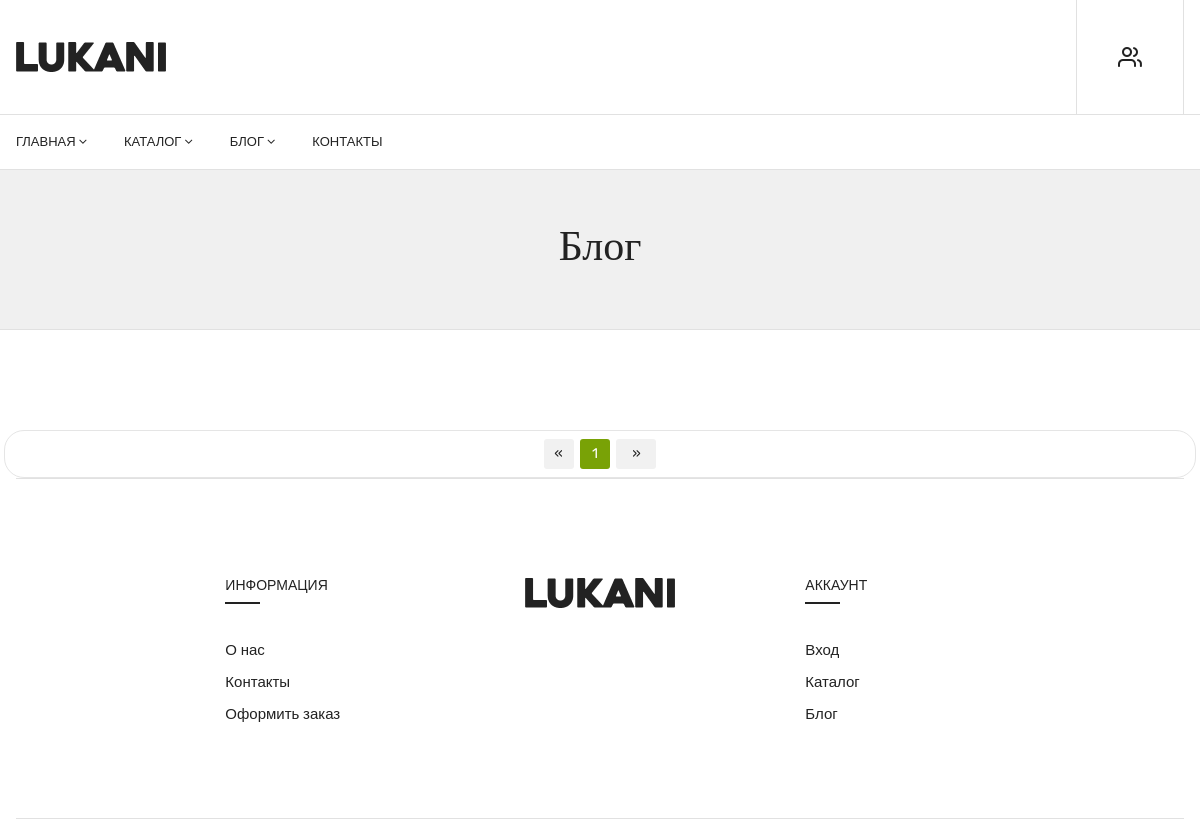
The page /blog/posts/ on the database as committed earlier.
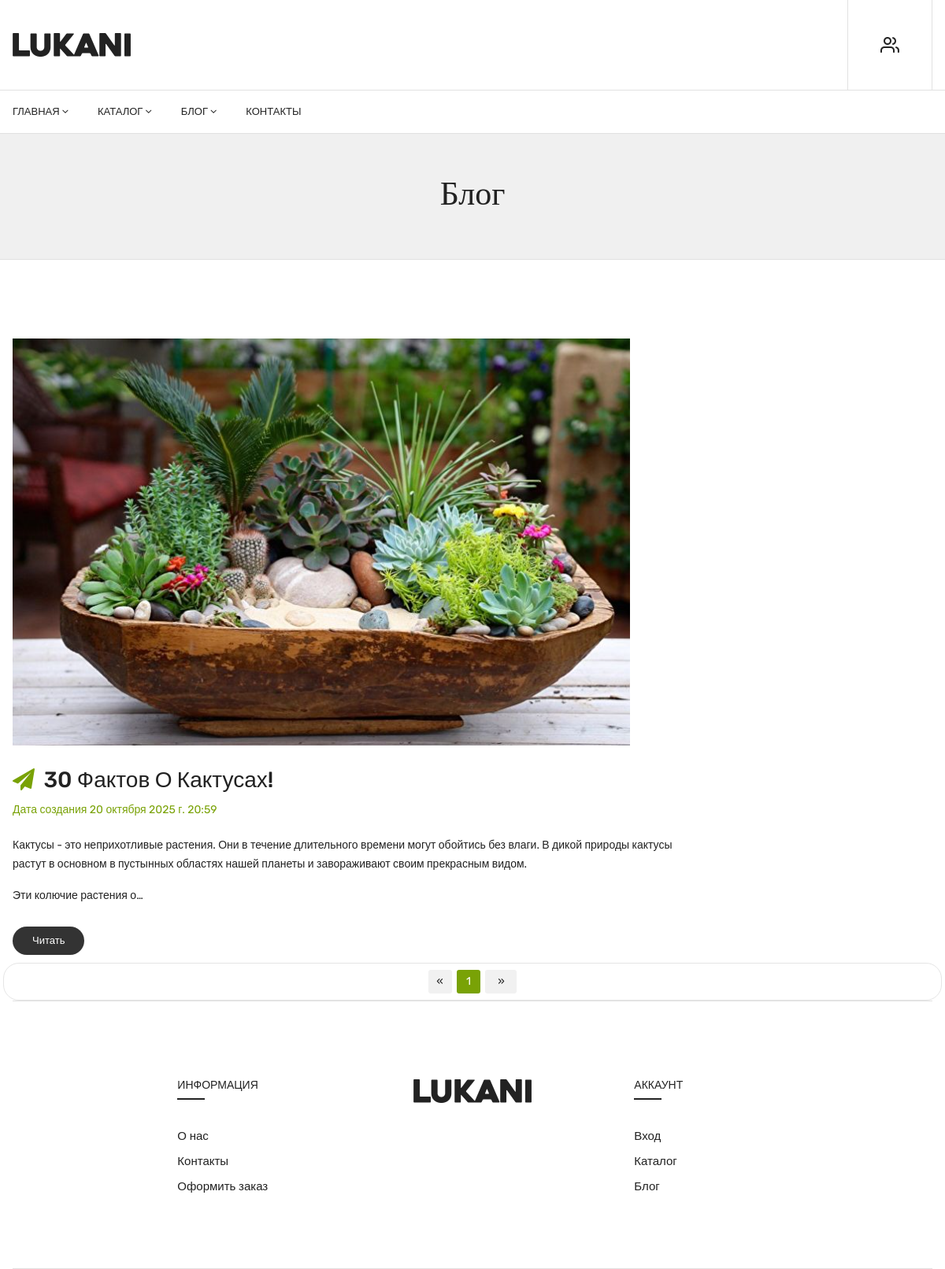
The same page on the database as committed later.
### blog/models.py (models this page shows, shortened)
class Posts(models.Model):
    title = models.CharField(max_length=100)
    content = models.TextField(null=True,blank=True)
    image = models.ImageField(null=True,blank=True,upload_to='projects/%Y/%m/%d/')
    created = models.DateTimeField(auto_now_add=True)
    class Meta:
        verbose_name = "Пост"
        verbose_name_plural = "Посты"
        ordering = ['-created']

### blog/views.py (the view)
# urls.py: path('posts/', views.posts, name='menu.posts'),
def posts(request):
    posts = Posts.objects.all()
    page = request.GET.get('page')
    results = 3
    paginator = Paginator(posts, results)
    try:
        posts = paginator.page(page)
    except PageNotAnInteger:
        page = 1
        posts = paginator.page(page)
    except EmptyPage:
        page = paginator.num_pages
        posts = paginator.page(page)
    left_index = int(page) - 3
    if left_index < 1:
        left_index = 1
    right_index = int(page) + 4
    if right_index > paginator.num_pages:
        right_index = paginator.num_pages + 1
    custom_range = range(left_index, right_index)
    context = {'posts':posts, 'custom_range': custom_range, 'paginator': paginator}
    return render(request, 'blog/blog_post.html', context)

### blog/templates/blog/blog_post.html (shortened to what the changed rows need)
{% extends 'menu/index.html' %}
{% load static %}
{% block content %}
    <div class="blog_page_section blog_fullwidth mt-100">
        <div class="container">
            <div class="row">
                <div class="col-lg-9 col-md-12">
                    <div class="blog_wrapper">
                        {% for post in posts %}
                            <article class="single_blog">
                                <figure>
                                    <div class="blog_thumb">
                                        {% if post.image %}
                                            <a href="{% url 'post_detail' pk=post.pk %}"><img src="{{ post.image.url }}"
                                                                                              alt=""></a>
                                        {% else %}
                                            <img src="{% static 'img/default.jpg' %}" alt="Нет изображения">
                                        {% endif %}
                                    </div>
                                    <figcaption class="blog_content">
                                        <h4 class="post_title">
                                            <a href="{% url 'post_detail' pk=post.pk %}"><i
                                                    class="fa fa-paper-plane"></i>
                                                {{ post.title }}
                                            </a>
                                        </h4>
                                        <div class="blog_meta">
                                            <p><a href="#">Дата создания</a> <a>{{ post.created }}</a></p>
                                        </div>
                                        <p class="post_desc">{{ post.content|safe|truncatechars:250 }}</p>
                                        <footer class="btn_more" style="margin-bottom: 10px;">
                                            <a href="{% url 'post_detail' pk=post.pk %}"> Читать </a>
                                        </footer>
                                    </figcaption>
                                </figure>
                            </article>
                        {% endfor %}
                    </div>
                </div>
            <div class="shop_toolbar t_bottom" style="border-radius:20px">
                        <div class="pagination" >
                            <ul>
                                {% if posts.has_previous %}
                                    <li class="prev">
                                        <a href="?page={{ postss.previous_page_number }}">«</a>
                                    </li>
                                {% else %}
                                    <li class="prev disabled">
                                        <span>«</span>
                                    </li>
                                {% endif %}
                                {% for page_num in custom_range %}
                                    {% if page_num == posts.number %}
                                        <li class="current">{{ page_num }}</li>
                                    {% else %}
                                        <li><a href="?page={{ page_num }}">{{ page_num }}</a></li>
                                    {% endif %}
                                {% endfor %}
                                {% if posts.has_next %}
                                    <li class="next">
                                        <a href="?page={{ posts.next_page_number }}">»</a>
                                    </li>
                                {% else %}
                                    <li class="next disabled">
                                        <span>»</span>
                                    </li>
                                {% endif %}
                            </ul>
                        </div>
                    </div>
{% endblock %}

Rows that differ between the two databases and show on the page:
added Posts: image (picture), title "30 Фактов О Кактусах!", created "20 октября 2025 г. 20:59", content "Кактусы - это неприхотливые растения. Они в течение длительного времени могут обойтись без влаги. В дикой природы кактусы растут в основном в пустынных областях нашей планеты и завораживают своим прекрасным видом. Эти колючие растения о…"
